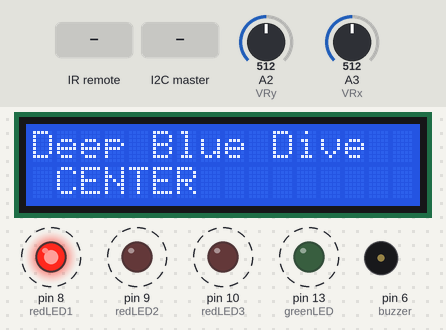
A sketch run on a simulated Arduino Uno, built with avr-gcc and run on an emulated ATmega328P. Parts: 16×2 character LCD, output pins drawn as LEDs (lit = HIGH), buzzer (waves = sounding). Dashed ring = blinking. Inputs (shaded band) come from the test bench; at power-on: A2 (VRy) = 512, A3 (VRx) = 512. What the sketch prints to the serial monitor is not drawn.

Above: at 1.25 s.
1.3 s: infrared code 0x8 received
At 2.55 s:
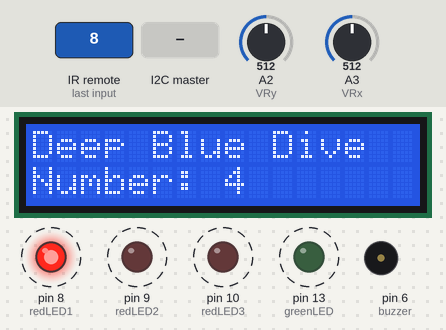
3.2 s: A2 (VRy) set to 535
At 3.45 s:
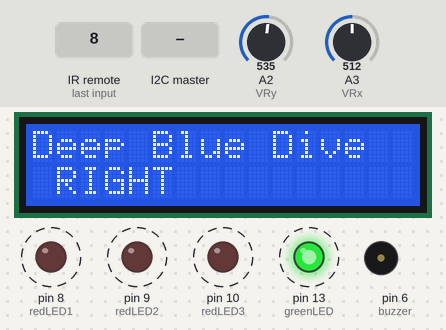
5.4 s: A3 (VRx) set to 538
At 5.85 s:
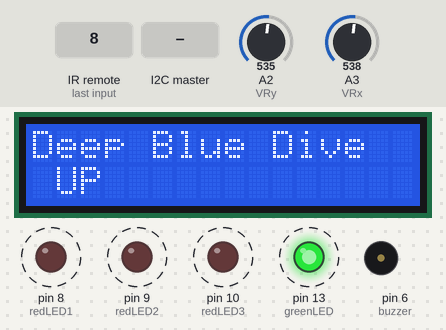
7.8 s: A3 (VRx) set to 480
At 8.25 s:
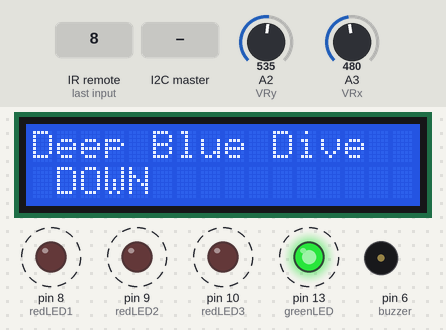
10.2 s: infrared code 0x5E received
At 11.25 s:
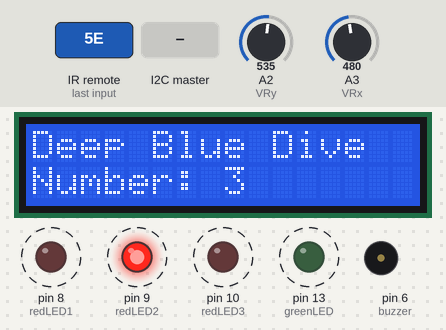
12.4 s: the I2C master sends "Z"
At 12.75 s:
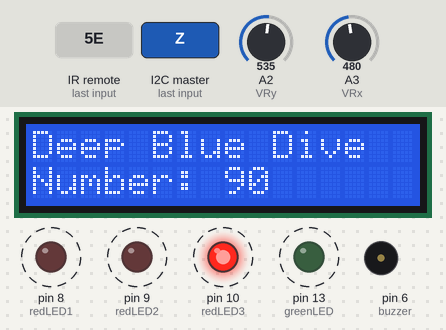
Timing chart, 0 to 14.9 s (numbered marks = the images above; inputs shaded):
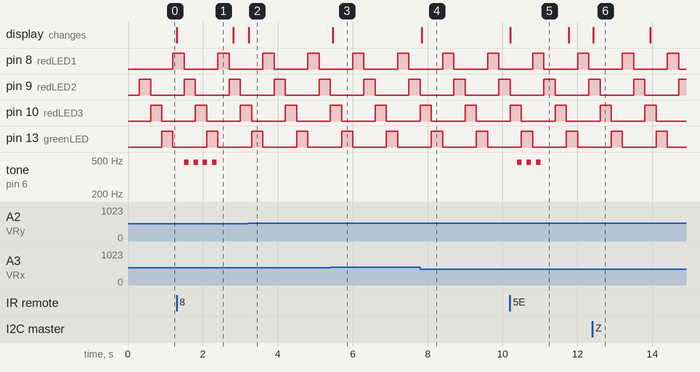

The sketch:

Arduino2.ino
```cpp
#include <LiquidCrystal.h>
#include <IRremote.hpp>
#include <Wire.h>

// ---------------- LCD ----------------

LiquidCrystal lcd(12, 11, 5, 4, 3, 2);

// ---------------- BUZZER ----------------

const int buzzer = 6;

// ---------------- JOYSTICK ----------------

const int VRx = A3;
const int VRy = A2;
const int SW = A1;

// ---------------- IR RECEIVER ----------------

const int IR_PIN = A0;

// ---------------- LEDs ----------------

const int redLED1 = 8;
const int redLED2 = 9;
const int redLED3 = 10;
const int greenLED = LED_BUILTIN;

// ---------------- JOYSTICK THRESHOLDS ----------------

const int lowThreshold = 490;
const int highThreshold = 520;

// ---------------- I2C COMMUNICATION ----------------

const byte I2C_ADDRESS = 8;

volatile byte receivedNumber = 0;
volatile bool newData = false;

// ---------------- TIMING ----------------

unsigned long currentMillis = 0;
unsigned long buzzerMillis = 0;
unsigned long joystickMillis = 0;
unsigned long ledMillis = 0;
unsigned long irMillis = 0;
unsigned long receivedMillis = 0;

const unsigned long joystickInterval = 70;
const unsigned long ledInterval = 300;
const unsigned long irDisplayInterval = 1500;
const unsigned long receivedDisplayInterval = 1500;

// ---------------- BEEP TIMING ----------------

const unsigned long beepDuration = 100;
const unsigned long beepPause = 150;

// ---------------- SOFTWARE BUZZER ----------------

unsigned long previousToggleMicros = 0;
unsigned long halfPeriodMicros = 0;
bool buzzerState = LOW;

// ---------------- BEEP SEQUENCE ----------------

int beepsRemaining = 0;
bool beepPlaying = false;
bool beepSequenceActive = false;

// ---------------- OTHER VARIABLES ----------------

int ledStep = 0;

bool showingIR = false;
bool showingReceived = false;

String previousDirection = "";

// ---------------- I2C RECEIVE CALLBACK ----------------

void receiveEvent(int bytesReceived) {

    if (Wire.available()) {
        receivedNumber = Wire.read();
        newData = true;
    }

    while (Wire.available()) {
        Wire.read();
    }
}

// ---------------- I2C REQUEST CALLBACK ----------------

void requestEvent() {
    Wire.write(75);
}

// ---------------- SETUP ----------------

void setup() {

    Serial.begin(9600);

    // LCD
    lcd.begin(16, 2);
    lcd.setCursor(0, 0);
    lcd.print("Deep Blue Dive");
    lcd.setCursor(1, 1);
    lcd.print("CENTER");

    // Buzzer
    pinMode(buzzer, OUTPUT);
    digitalWrite(buzzer, LOW);

    // Joystick
    pinMode(SW, INPUT_PULLUP);

    // LEDs
    pinMode(redLED1, OUTPUT);
    pinMode(redLED2, OUTPUT);
    pinMode(redLED3, OUTPUT);
    pinMode(greenLED, OUTPUT);

    digitalWrite(redLED1, LOW);
    digitalWrite(redLED2, LOW);
    digitalWrite(redLED3, LOW);
    digitalWrite(greenLED, LOW);

    // IR receiver
    IrReceiver.begin(IR_PIN, DISABLE_LED_FEEDBACK);

    // Buzzer initially silent
    sound(0);

    // I2C peripheral
    Wire.begin(I2C_ADDRESS);
    Wire.onReceive(receiveEvent);
    Wire.onRequest(requestEvent);

    Serial.println("Deep Blue Dive");
    Serial.println("IR Receiver Ready");
    Serial.println("Arduino 2 - Peripheral Ready");
}

// ---------------- LOOP ----------------

void loop() {

    currentMillis = millis();

    // Process received I2C data
    handle_com();

    // Software buzzer
    update_buzzer();
    handle_buzzer();

    // Joystick
    if (currentMillis - joystickMillis >= joystickInterval) {
        joystickMillis = currentMillis;
        handle_joystick();
    }

    // LEDs
    if (currentMillis - ledMillis >= ledInterval) {
        ledMillis = currentMillis;
        handle_LEDs();
    }

    // IR receiver
    handle_IR();

    // Return LCD to joystick display
    if (showingIR &&
        currentMillis - irMillis >= irDisplayInterval) {
        showingIR = false;
        previousDirection = "";
    }

    if (showingReceived &&
        currentMillis - receivedMillis >= receivedDisplayInterval) {
        showingReceived = false;
        previousDirection = "";
    }
}

// ---------------- I2C COMMUNICATION ----------------

void handle_com() {

    if (!newData) {
        return;
    }

    byte number;

    noInterrupts();
    number = receivedNumber;
    newData = false;
    interrupts();

    Serial.print("Received digit: ");
    Serial.println(number);

    lcd.setCursor(0, 1);
    lcd.print("                ");

    lcd.setCursor(0, 1);
    lcd.print("Number: ");
    lcd.print(number);

    showingReceived = true;
    receivedMillis = currentMillis;

    // Beep the number received from Arduino 1
    if (number <= 9) {
        start_beeping(number);
    }
}

// ---------------- BUZZER ----------------

void sound(int frequency) {

    if (frequency <= 0) {
        halfPeriodMicros = 0;
        buzzerState = LOW;
        digitalWrite(buzzer, LOW);
        return;
    }

    halfPeriodMicros = 500000UL / frequency;
    previousToggleMicros = micros();
}

void update_buzzer() {

    if (halfPeriodMicros == 0) {
        return;
    }

    unsigned long now = micros();

    if (now - previousToggleMicros >= halfPeriodMicros) {
        previousToggleMicros = now;
        buzzerState = !buzzerState;
        digitalWrite(buzzer, buzzerState);
    }
}

void start_beeping(int count) {

    sound(0);

    beepsRemaining = count;
    beepPlaying = false;
    beepSequenceActive = (count > 0);

    buzzerMillis = millis();
}

void handle_buzzer() {

    if (!beepSequenceActive) {
        return;
    }

    if (beepPlaying) {

        if (currentMillis - buzzerMillis >= beepDuration) {
            sound(0);
            beepPlaying = false;
            buzzerMillis = currentMillis;
            beepsRemaining--;

            if (beepsRemaining <= 0) {
                beepSequenceActive = false;
            }
        }
    }
    else {

        if (currentMillis - buzzerMillis >= beepPause) {
            sound(500); // Quiet test frequency
            beepPlaying = true;
            buzzerMillis = currentMillis;
        }
    }
}

// ---------------- JOYSTICK ----------------

void handle_joystick() {

    int x = analogRead(VRx);
    int y = analogRead(VRy);

    const char* direction = "CENTER";

    if (x > highThreshold) {
        direction = "UP";
    }
    else if (x < lowThreshold) {
        direction = "DOWN";
    }
    else if (y > highThreshold) {
        direction = "RIGHT";
    }
    else if (y < lowThreshold) {
        direction = "LEFT";
    }

    // Prioritize received messages and IR
    if (showingIR || showingReceived) {
        return;
    }

    if (previousDirection != direction) {
        lcd.setCursor(0, 1);
        lcd.print("                ");

        lcd.setCursor(1, 1);
        lcd.print(direction);

        previousDirection = direction;
    }
}

// ---------------- LEDs ----------------

void handle_LEDs() {

    digitalWrite(redLED1, LOW);
    digitalWrite(redLED2, LOW);
    digitalWrite(redLED3, LOW);
    digitalWrite(greenLED, LOW);

    ledStep = (ledStep + 1) % 4;

    if (ledStep == 0) {
        digitalWrite(redLED1, HIGH);
    }
    else if (ledStep == 1) {
        digitalWrite(redLED2, HIGH);
    }
    else if (ledStep == 2) {
        digitalWrite(redLED3, HIGH);
    }
    else {
        digitalWrite(greenLED, HIGH);
    }
}

// ---------------- IR COMMAND TO DIGIT ----------------

int commandToDigit(uint16_t command) {

    switch (command) {
        case 22: return 0;
        case 12: return 1;
        case 24: return 2;
        case 94: return 3;
        case 8:  return 4;
        case 28: return 5;
        case 90: return 6;
        case 66: return 7;
        case 82: return 8;
        case 74: return 9;
        default: return -1;
    }
}

// ---------------- IR RECEIVER ----------------

void handle_IR() {

    if (IrReceiver.decode()) {

        if (IrReceiver.decodedIRData.protocol != UNKNOWN &&
            !(IrReceiver.decodedIRData.flags &
              IRDATA_FLAGS_IS_REPEAT)) {

            uint16_t command = IrReceiver.decodedIRData.command;
            int digit = commandToDigit(command);

            Serial.print("IR Command: ");
            Serial.println(command);

            if (digit >= 0) {

                Serial.print("Number: ");
                Serial.println(digit);

                lcd.setCursor(0, 1);
                lcd.print("                ");

                lcd.setCursor(0, 1);
                lcd.print("Number: ");
                lcd.print(digit);

                showingIR = true;
                irMillis = currentMillis;

                // Local IR remote still works
                start_beeping(digit);
            }
        }

        IrReceiver.resume();
    }
}
```

Measured:
- the behaviour switches between 520 and 521 on A2 (VRy) (found by bisection; images 1 and 2)
- the behaviour switches between 520 and 521 on A3 (VRx) (found by bisection; images 2 and 3)
- after the input at 1.3 s, tone on pin 6 (buzzer): plays 469 Hz for 0.12 s, 469 Hz for 0.12 s, 470 Hz for 0.12 s, 469 Hz for 0.12 s, starting after 0.20 s; the display: changes at once (image 1)
- after the input at 3.2 s, the display: changes at once (image 2)
- after the input at 5.4 s, the display: changes after 0.07 s (image 3)
- after the input at 7.8 s, the display: changes after 0.05 s (image 4)
- after the input at 10.2 s, tone on pin 6 (buzzer): plays 469 Hz for 0.12 s, 468 Hz for 0.12 s, 469 Hz for 0.12 s, starting after 0.20 s; the display: changes at once (image 5)
- after the input at 12.4 s, the display: changes at once (image 6)
